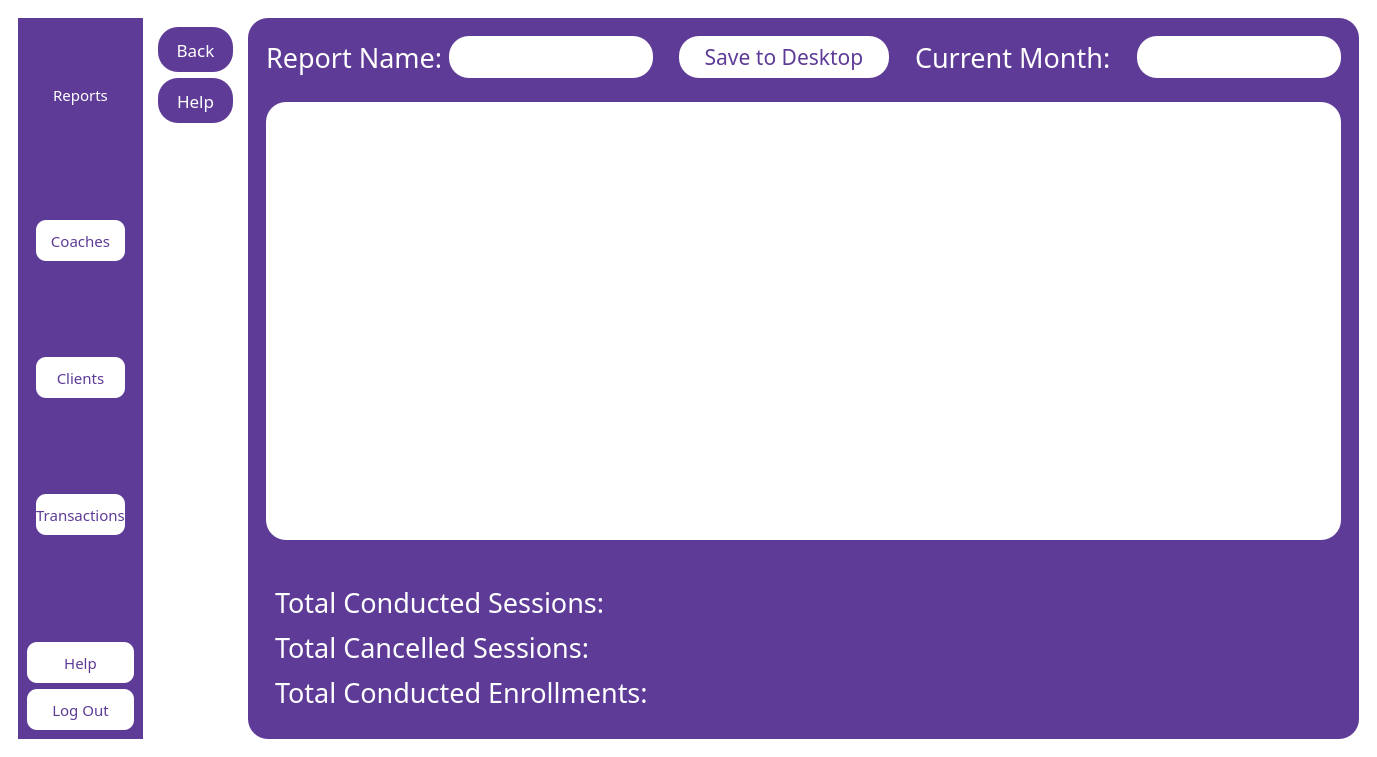
<?xml version="1.0" encoding="UTF-8"?>
<ui version="4.0">
 <class>MainWindow</class>
 <widget class="QMainWindow" name="MainWindow">
  <property name="geometry">
   <rect>
    <x>0</x>
    <y>0</y>
    <width>1377</width>
    <height>757</height>
   </rect>
  </property>
  <property name="windowTitle">
   <string>MainWindow</string>
  </property>
  <property name="styleSheet">
   <string notr="true">QMainWindow
{
background:white;
}</string>
  </property>
  <widget class="QWidget" name="centralwidget">
   <property name="styleSheet">
    <string notr="true">QWidget
{
background: white;
}</string>
   </property>
   <layout class="QVBoxLayout" name="verticalLayout">
    <item>
     <widget class="QWidget" name="widget" native="true">
      <layout class="QHBoxLayout" name="horizontalLayout">
       <item>
        <widget class="QWidget" name="widget_2" native="true">
         <property name="sizePolicy">
          <sizepolicy hsizetype="Fixed" vsizetype="Expanding">
           <horstretch>0</horstretch>
           <verstretch>0</verstretch>
          </sizepolicy>
         </property>
         <property name="maximumSize">
          <size>
           <width>139</width>
           <height>16777215</height>
          </size>
         </property>
         <property name="styleSheet">
          <string notr="true">QWidget
{
background-color:#5e3b96;
}</string>
         </property>
         <layout class="QVBoxLayout" name="verticalLayout_2">
          <item>
           <widget class="QLabel" name="label">
            <property name="sizePolicy">
             <sizepolicy hsizetype="Fixed" vsizetype="Fixed">
              <horstretch>0</horstretch>
              <verstretch>0</verstretch>
             </sizepolicy>
            </property>
            <property name="maximumSize">
             <size>
              <width>121</width>
              <height>41</height>
             </size>
            </property>
            <property name="text">
             <string/>
            </property>
            <property name="pixmap">
             <pixmap>../../softeng-main/logos/logog.jpg</pixmap>
            </property>
            <property name="scaledContents">
             <bool>true</bool>
            </property>
           </widget>
          </item>
          <item>
           <widget class="QLabel" name="label_2">
            <property name="sizePolicy">
             <sizepolicy hsizetype="Fixed" vsizetype="Fixed">
              <horstretch>0</horstretch>
              <verstretch>0</verstretch>
             </sizepolicy>
            </property>
            <property name="maximumSize">
             <size>
              <width>121</width>
              <height>41</height>
             </size>
            </property>
            <property name="font">
             <font>
              <family>Arial Black</family>
              <pointsize>11</pointsize>
             </font>
            </property>
            <property name="styleSheet">
             <string notr="true">QLabel
{
color:white;
}</string>
            </property>
            <property name="text">
             <string>Reports</string>
            </property>
            <property name="alignment">
             <set>Qt::AlignmentFlag::AlignCenter</set>
            </property>
           </widget>
          </item>
          <item>
           <widget class="QWidget" name="widget_5" native="true">
            <layout class="QVBoxLayout" name="verticalLayout_4">
             <item>
              <widget class="QPushButton" name="coaches">
               <property name="sizePolicy">
                <sizepolicy hsizetype="Fixed" vsizetype="Fixed">
                 <horstretch>0</horstretch>
                 <verstretch>0</verstretch>
                </sizepolicy>
               </property>
               <property name="maximumSize">
                <size>
                 <width>121</width>
                 <height>41</height>
                </size>
               </property>
               <property name="font">
                <font>
                 <family>Arial Black</family>
                 <pointsize>11</pointsize>
                </font>
               </property>
               <property name="styleSheet">
                <string notr="true">QPushButton
{
background-color:white ;
color:#5e3b96;
 border-radius:10px;
}</string>
               </property>
               <property name="text">
                <string>Coaches</string>
               </property>
              </widget>
             </item>
             <item>
              <widget class="QPushButton" name="clients">
               <property name="sizePolicy">
                <sizepolicy hsizetype="Fixed" vsizetype="Fixed">
                 <horstretch>0</horstretch>
                 <verstretch>0</verstretch>
                </sizepolicy>
               </property>
               <property name="maximumSize">
                <size>
                 <width>121</width>
                 <height>41</height>
                </size>
               </property>
               <property name="font">
                <font>
                 <family>Arial Black</family>
                 <pointsize>11</pointsize>
                </font>
               </property>
               <property name="styleSheet">
                <string notr="true">QPushButton
{
background-color:white ;
color:#5e3b96;
 border-radius:10px;
}</string>
               </property>
               <property name="text">
                <string>Clients</string>
               </property>
              </widget>
             </item>
             <item>
              <widget class="QPushButton" name="transactions">
               <property name="sizePolicy">
                <sizepolicy hsizetype="Fixed" vsizetype="Fixed">
                 <horstretch>0</horstretch>
                 <verstretch>0</verstretch>
                </sizepolicy>
               </property>
               <property name="maximumSize">
                <size>
                 <width>121</width>
                 <height>41</height>
                </size>
               </property>
               <property name="font">
                <font>
                 <family>Arial Black</family>
                 <pointsize>11</pointsize>
                </font>
               </property>
               <property name="styleSheet">
                <string notr="true">QPushButton
{
background-color:white ;
color:#5e3b96;
 border-radius:10px;
}</string>
               </property>
               <property name="text">
                <string>Transactions</string>
               </property>
              </widget>
             </item>
            </layout>
           </widget>
          </item>
          <item>
           <widget class="QPushButton" name="help">
            <property name="sizePolicy">
             <sizepolicy hsizetype="Fixed" vsizetype="Fixed">
              <horstretch>0</horstretch>
              <verstretch>0</verstretch>
             </sizepolicy>
            </property>
            <property name="maximumSize">
             <size>
              <width>121</width>
              <height>41</height>
             </size>
            </property>
            <property name="font">
             <font>
              <family>Arial Black</family>
              <pointsize>11</pointsize>
             </font>
            </property>
            <property name="styleSheet">
             <string notr="true">QPushButton
{
background-color:white ;
color:#5e3b96;
 border-radius:10px;
}</string>
            </property>
            <property name="text">
             <string>Help</string>
            </property>
           </widget>
          </item>
          <item>
           <widget class="QPushButton" name="logout">
            <property name="sizePolicy">
             <sizepolicy hsizetype="Fixed" vsizetype="Fixed">
              <horstretch>0</horstretch>
              <verstretch>0</verstretch>
             </sizepolicy>
            </property>
            <property name="maximumSize">
             <size>
              <width>121</width>
              <height>41</height>
             </size>
            </property>
            <property name="font">
             <font>
              <family>Arial Black</family>
              <pointsize>11</pointsize>
             </font>
            </property>
            <property name="styleSheet">
             <string notr="true">QPushButton
{
background-color:white ;
color:#5e3b96;
 border-radius:10px;
}</string>
            </property>
            <property name="text">
             <string>Log Out</string>
            </property>
           </widget>
          </item>
         </layout>
        </widget>
       </item>
       <item>
        <widget class="QWidget" name="widget_4" native="true">
         <property name="sizePolicy">
          <sizepolicy hsizetype="Fixed" vsizetype="Preferred">
           <horstretch>0</horstretch>
           <verstretch>0</verstretch>
          </sizepolicy>
         </property>
         <layout class="QVBoxLayout" name="verticalLayout_3">
          <item>
           <widget class="QPushButton" name="back">
            <property name="sizePolicy">
             <sizepolicy hsizetype="Fixed" vsizetype="Fixed">
              <horstretch>0</horstretch>
              <verstretch>0</verstretch>
             </sizepolicy>
            </property>
            <property name="minimumSize">
             <size>
              <width>75</width>
              <height>45</height>
             </size>
            </property>
            <property name="font">
             <font>
              <family>Arial Black</family>
              <pointsize>13</pointsize>
             </font>
            </property>
            <property name="styleSheet">
             <string notr="true">QPushButton
{
background-color: #5e3b96;
color:white;
 border-radius:20px;
}</string>
            </property>
            <property name="text">
             <string>Back</string>
            </property>
           </widget>
          </item>
          <item>
           <widget class="QPushButton" name="help_2">
            <property name="sizePolicy">
             <sizepolicy hsizetype="Fixed" vsizetype="Fixed">
              <horstretch>0</horstretch>
              <verstretch>0</verstretch>
             </sizepolicy>
            </property>
            <property name="minimumSize">
             <size>
              <width>75</width>
              <height>45</height>
             </size>
            </property>
            <property name="font">
             <font>
              <family>Arial Black</family>
              <pointsize>13</pointsize>
             </font>
            </property>
            <property name="styleSheet">
             <string notr="true">QPushButton
{
background-color: #5e3b96;
color:white;
 border-radius:20px;
}</string>
            </property>
            <property name="text">
             <string>Help</string>
            </property>
           </widget>
          </item>
          <item>
           <spacer name="verticalSpacer_2">
            <property name="orientation">
             <enum>Qt::Orientation::Vertical</enum>
            </property>
            <property name="sizeHint" stdset="0">
             <size>
              <width>20</width>
              <height>40</height>
             </size>
            </property>
           </spacer>
          </item>
         </layout>
        </widget>
       </item>
       <item>
        <widget class="QWidget" name="widget_3" native="true">
         <property name="styleSheet">
          <string notr="true">QWidget
{
background-color:#5e3b96;
border-radius:20px;
}</string>
         </property>
         <layout class="QVBoxLayout" name="verticalLayout_5">
          <item>
           <widget class="QWidget" name="widget_6" native="true">
            <property name="sizePolicy">
             <sizepolicy hsizetype="Preferred" vsizetype="Fixed">
              <horstretch>0</horstretch>
              <verstretch>0</verstretch>
             </sizepolicy>
            </property>
            <property name="minimumSize">
             <size>
              <width>0</width>
              <height>60</height>
             </size>
            </property>
            <property name="maximumSize">
             <size>
              <width>16777215</width>
              <height>60</height>
             </size>
            </property>
            <property name="font">
             <font>
              <pointsize>10</pointsize>
             </font>
            </property>
            <layout class="QHBoxLayout" name="horizontalLayout_2">
             <item>
              <widget class="QLabel" name="label_3">
               <property name="font">
                <font>
                 <family>Arial Black</family>
                 <pointsize>20</pointsize>
                </font>
               </property>
               <property name="styleSheet">
                <string notr="true">QLabel
{
color:white;
}</string>
               </property>
               <property name="text">
                <string>Report Name:</string>
               </property>
              </widget>
             </item>
             <item>
              <widget class="QTextEdit" name="reportname">
               <property name="sizePolicy">
                <sizepolicy hsizetype="Minimum" vsizetype="Minimum">
                 <horstretch>0</horstretch>
                 <verstretch>0</verstretch>
                </sizepolicy>
               </property>
               <property name="minimumSize">
                <size>
                 <width>40</width>
                 <height>20</height>
                </size>
               </property>
               <property name="font">
                <font>
                 <family>Arial Black</family>
                 <pointsize>16</pointsize>
                </font>
               </property>
               <property name="styleSheet">
                <string notr="true">QTextEdit
{
color:#5e3b96;
background-color:white;
}</string>
               </property>
              </widget>
             </item>
             <item>
              <spacer name="horizontalSpacer">
               <property name="orientation">
                <enum>Qt::Orientation::Horizontal</enum>
               </property>
               <property name="sizeType">
                <enum>QSizePolicy::Policy::Fixed</enum>
               </property>
               <property name="sizeHint" stdset="0">
                <size>
                 <width>20</width>
                 <height>20</height>
                </size>
               </property>
              </spacer>
             </item>
             <item>
              <widget class="QPushButton" name="savetodesktop">
               <property name="sizePolicy">
                <sizepolicy hsizetype="Preferred" vsizetype="Preferred">
                 <horstretch>0</horstretch>
                 <verstretch>0</verstretch>
                </sizepolicy>
               </property>
               <property name="minimumSize">
                <size>
                 <width>210</width>
                 <height>20</height>
                </size>
               </property>
               <property name="font">
                <font>
                 <family>Arial Black</family>
                 <pointsize>16</pointsize>
                </font>
               </property>
               <property name="styleSheet">
                <string notr="true">QPushButton{
background-color:white;
color:#5e3b96;
}</string>
               </property>
               <property name="text">
                <string>Save to Desktop</string>
               </property>
              </widget>
             </item>
             <item>
              <spacer name="horizontalSpacer_3">
               <property name="orientation">
                <enum>Qt::Orientation::Horizontal</enum>
               </property>
               <property name="sizeType">
                <enum>QSizePolicy::Policy::Fixed</enum>
               </property>
               <property name="sizeHint" stdset="0">
                <size>
                 <width>20</width>
                 <height>20</height>
                </size>
               </property>
              </spacer>
             </item>
             <item>
              <widget class="QLabel" name="label_4">
               <property name="font">
                <font>
                 <family>Arial Black</family>
                 <pointsize>20</pointsize>
                </font>
               </property>
               <property name="styleSheet">
                <string notr="true">QLabel
{
color:white;
}</string>
               </property>
               <property name="text">
                <string>Current Month:</string>
               </property>
              </widget>
             </item>
             <item>
              <spacer name="horizontalSpacer_2">
               <property name="orientation">
                <enum>Qt::Orientation::Horizontal</enum>
               </property>
               <property name="sizeType">
                <enum>QSizePolicy::Policy::Fixed</enum>
               </property>
               <property name="sizeHint" stdset="0">
                <size>
                 <width>20</width>
                 <height>20</height>
                </size>
               </property>
              </spacer>
             </item>
             <item>
              <widget class="QTextEdit" name="currentmonth">
               <property name="sizePolicy">
                <sizepolicy hsizetype="Minimum" vsizetype="Fixed">
                 <horstretch>0</horstretch>
                 <verstretch>0</verstretch>
                </sizepolicy>
               </property>
               <property name="minimumSize">
                <size>
                 <width>40</width>
                 <height>20</height>
                </size>
               </property>
               <property name="font">
                <font>
                 <family>Arial Black</family>
                 <pointsize>16</pointsize>
                </font>
               </property>
               <property name="styleSheet">
                <string notr="true">QTextEdit
{
color:#5e3b96;
background-color:white;
}</string>
               </property>
              </widget>
             </item>
            </layout>
           </widget>
          </item>
          <item>
           <widget class="QWidget" name="widget_7" native="true">
            <layout class="QHBoxLayout" name="horizontalLayout_4">
             <item>
              <widget class="QTableWidget" name="tableWidget">
               <property name="styleSheet">
                <string notr="true">QTableWidget{
background-color:white;
}</string>
               </property>
              </widget>
             </item>
            </layout>
           </widget>
          </item>
          <item>
           <spacer name="verticalSpacer">
            <property name="orientation">
             <enum>Qt::Orientation::Vertical</enum>
            </property>
            <property name="sizeType">
             <enum>QSizePolicy::Policy::Fixed</enum>
            </property>
            <property name="sizeHint" stdset="0">
             <size>
              <width>20</width>
              <height>10</height>
             </size>
            </property>
           </spacer>
          </item>
          <item>
           <widget class="QWidget" name="widget_8" native="true">
            <layout class="QHBoxLayout" name="horizontalLayout_3">
             <item>
              <widget class="QWidget" name="widget_9" native="true">
               <layout class="QVBoxLayout" name="verticalLayout_10">
                <item>
                 <widget class="QLabel" name="label_10">
                  <property name="sizePolicy">
                   <sizepolicy hsizetype="Preferred" vsizetype="Minimum">
                    <horstretch>0</horstretch>
                    <verstretch>0</verstretch>
                   </sizepolicy>
                  </property>
                  <property name="font">
                   <font>
                    <family>Arial Black</family>
                    <pointsize>20</pointsize>
                   </font>
                  </property>
                  <property name="styleSheet">
                   <string notr="true">QLabel
{
color:white;
}</string>
                  </property>
                  <property name="text">
                   <string>Total Conducted Sessions:</string>
                  </property>
                 </widget>
                </item>
                <item>
                 <widget class="QLabel" name="label_11">
                  <property name="sizePolicy">
                   <sizepolicy hsizetype="Preferred" vsizetype="Minimum">
                    <horstretch>0</horstretch>
                    <verstretch>0</verstretch>
                   </sizepolicy>
                  </property>
                  <property name="font">
                   <font>
                    <family>Arial Black</family>
                    <pointsize>20</pointsize>
                   </font>
                  </property>
                  <property name="styleSheet">
                   <string notr="true">QLabel
{
color:white;
}</string>
                  </property>
                  <property name="text">
                   <string>Total Cancelled Sessions:</string>
                  </property>
                 </widget>
                </item>
                <item>
                 <widget class="QLabel" name="label_12">
                  <property name="sizePolicy">
                   <sizepolicy hsizetype="Preferred" vsizetype="Minimum">
                    <horstretch>0</horstretch>
                    <verstretch>0</verstretch>
                   </sizepolicy>
                  </property>
                  <property name="font">
                   <font>
                    <family>Arial Black</family>
                    <pointsize>20</pointsize>
                   </font>
                  </property>
                  <property name="styleSheet">
                   <string notr="true">QLabel
{
color:white;
}</string>
                  </property>
                  <property name="text">
                   <string>Total Conducted Enrollments:</string>
                  </property>
                 </widget>
                </item>
               </layout>
              </widget>
             </item>
             <item>
              <widget class="QWidget" name="widget_10" native="true">
               <layout class="QVBoxLayout" name="verticalLayout_11">
                <item>
                 <widget class="QLineEdit" name="totalconductedsessions">
                  <property name="font">
                   <font>
                    <family>Arial Black</family>
                    <pointsize>20</pointsize>
                   </font>
                  </property>
                  <property name="styleSheet">
                   <string notr="true">QLineEdit{
color:white;
}</string>
                  </property>
                 </widget>
                </item>
                <item>
                 <widget class="QLineEdit" name="totalcancelledsessions">
                  <property name="font">
                   <font>
                    <family>Arial Black</family>
                    <pointsize>20</pointsize>
                   </font>
                  </property>
                  <property name="styleSheet">
                   <string notr="true">QLineEdit{
color:white;
}</string>
                  </property>
                 </widget>
                </item>
                <item>
                 <widget class="QLineEdit" name="totalconductedenrollments">
                  <property name="font">
                   <font>
                    <family>Arial Black</family>
                    <pointsize>20</pointsize>
                   </font>
                  </property>
                  <property name="styleSheet">
                   <string notr="true">QLineEdit{
color:white;
}</string>
                  </property>
                 </widget>
                </item>
               </layout>
              </widget>
             </item>
            </layout>
           </widget>
          </item>
         </layout>
        </widget>
       </item>
      </layout>
     </widget>
    </item>
   </layout>
  </widget>
 </widget>
 <resources/>
 <connections/>
</ui>
